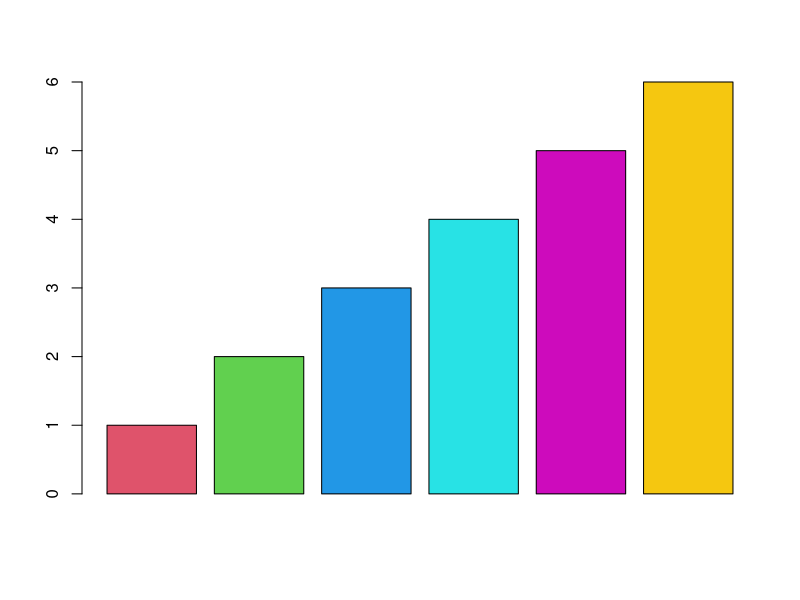

Reproduce this figure in R. (Note: this script raises an error after producing the figure.)
if( exists("win.metafile") ){
	win.metafile(filename = "image.wmf", width = 5, height = 5 )
	barplot( 1:6, col = 2:7)
	dev.off()
	
	doc =addImage(doc, "image.wmf", width = 5, height = 5 )
}
